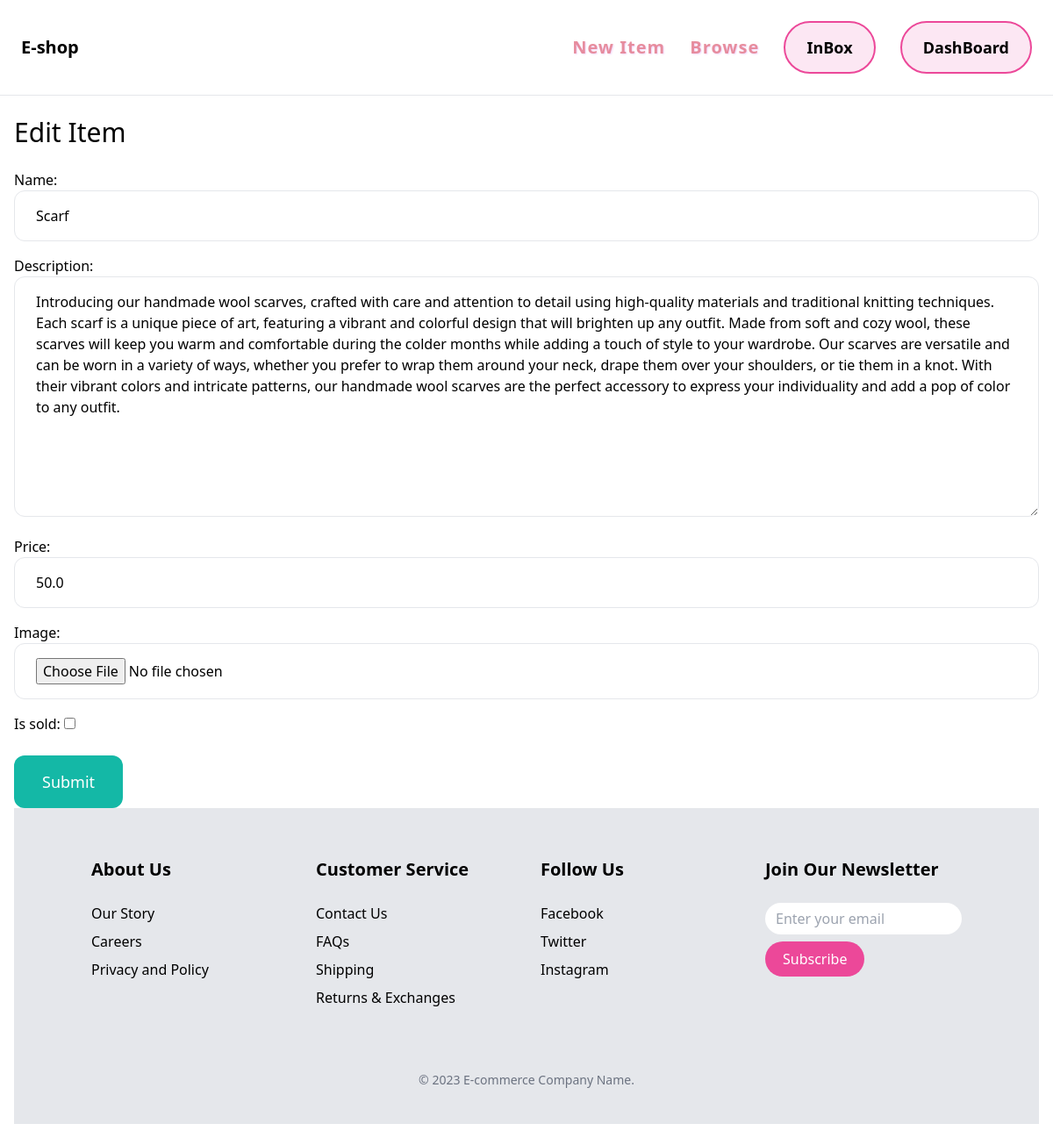
/items/2/edit (signed in), run on the app's committed database.
### item/models.py (models this page shows, shortened)
class Item(models.Model):
    category = models.ForeignKey(Category, related_name='items', on_delete = models.CASCADE)
    name = models.CharField(max_length=255)
    description = models.TextField(blank=True, null=True)
    price = models.FloatField()
    image = models.ImageField(upload_to = 'item_images',blank=True, null=True)
    is_sold = models.BooleanField(default=False)
    created_by = models.ForeignKey(User, related_name='items', on_delete = models.CASCADE)
    created_at = models.DateTimeField(auto_now_add=True)

### item/views.py (the view)
# urls.py: path('<int:pk>/edit', views.edit ,name='edit'),
@login_required
def edit(request,pk):
    item = get_object_or_404(Item, pk=pk, created_by=request.user)
    if request.method =='POST':
        form= EditItemForm(request.POST, request.FILES, instance=item)
        if form.is_valid():
            form.save()
            return redirect('item:detail', pk=item.id)
    else:
        form=EditItemForm(instance=item)
    return render(request,'item/form.html', {'form': form,'title': 'Edit Item',
            })

### item/forms.py
class EditItemForm(forms.ModelForm):
    class Meta:
        model=Item
        fields= ('name','description', 'price', 'image','is_sold')
        widgets = {
            'name': forms.TextInput(attrs={
                'class': INPUT_CLASSES
            }),
            'description': forms.Textarea(attrs={
                'class': INPUT_CLASSES
            }),
            'price': forms.TextInput(attrs={
                'class': INPUT_CLASSES
            }),
            'image': forms.FileInput(attrs={
                'class': INPUT_CLASSES
            }),
        }

### item/templates/item/form.html (shortened to what this page needs)
{% extends 'core/base.html' %}
{% block content %}
<h1 class="mb-6 text-3xl">{{ title }}</h1>
<form method="post" action="." enctype="multipart/form-data">
    <div class="space-y-4">
        {{ form.as_p }}
    </div>
    <button class="mt-6 py-4 px-8 text-lg bg-teal-500 hover:bg-teal-700 rounded-xl text-white">Submit</button>
</form>
{% endblock %}

### data on the page
Item: name "Scarf", description "Introducing our handmade wool scarves, crafted with care and attention to detail using high-quality materials and traditional knitting techniques. Each scarf is a unique piece of art, featuring a vibrant and colorful design that will brighten up any outfit. Made from soft and cozy wool, these scarves will keep you warm and comfortable during the colder months while adding a touch of style to your wardrobe. Our scarves are versatile and can be worn in a variety of ways, whether you prefer to wrap them around your neck, drape them over your shoulders, or tie them in a knot. With their vibrant colors and intricate patterns, our handmade wool scarves are the perfect accessory to express your…", price "50.0"

### other printed values
{{ title }} "Edit Item"
